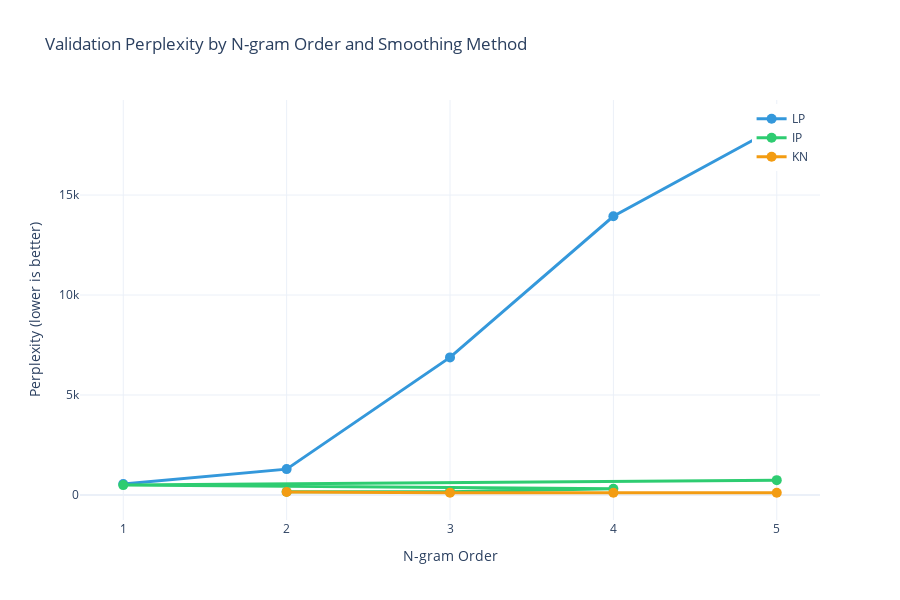

Notebook code cell kept with this figure:
### Markdown cell above
## 3. Perplexity Analysis with Visualizations

### Perplexity by N-gram Order

### Code cell
# perplexity by n-gram order for each smoothing method
fig = go.Figure()

colors = {'None': '#e74c3c', 'LP': '#3498db', 'IP': '#2ecc71', 'KN': '#f39c12'}

for smoothing in smoothing_methods:
    subset = df_results[df_results['smoothing'] == smoothing]
    if len(subset) > 0:
        fig.add_trace(go.Scatter(
            x=subset['n'],
            y=subset['val_perplexity'],
            mode='lines+markers',
            name=smoothing,
            line=dict(width=3, color=colors.get(smoothing, '#000000')),
            marker=dict(size=10)
        ))

fig.update_layout(
    title="Validation Perplexity by N-gram Order and Smoothing Method",
    xaxis_title="N-gram Order",
    yaxis_title="Perplexity (lower is better)",
    xaxis=dict(tickmode='linear', tick0=1, dtick=1),
    height=600,
    template="plotly_white",
    hovermode='x unified',
    legend=dict(
        yanchor="top",
        y=0.99,
        xanchor="right",
        x=0.99
    )
)

fig.show()

### Figure 1 — Plotly figure (JSON) as saved in the notebook; plotly's stock layout.template omitted (floating-point values rounded to 4 significant figures)
{"data": [{"line": {"color": "#3498db", "width": 3}, "marker": {"size": 10}, "mode": "lines+markers", "name": "LP", "x": [1, 2, 3, 4, 5], "y": [550.1, 1292.0, 6879.0, 13940.0, 18390.0], "type": "scatter"}, {"line": {"color": "#2ecc71", "width": 3}, "marker": {"size": 10}, "mode": "lines+markers", "name": "IP", "x": [2, 3, 4, 1, 5], "y": [161.9, 165.3, 309.9, 493.3, 740.5], "type": "scatter"}, {"line": {"color": "#f39c12", "width": 3}, "marker": {"size": 10}, "mode": "lines+markers", "name": "KN", "x": [4, 5, 3, 2], "y": [110.6, 112.5, 113.4, 149.0], "type": "scatter"}], "layout": {"xaxis": {"title": {"text": "N-gram Order"}, "tickmode": "linear", "tick0": 1, "dtick": 1}, "legend": {"yanchor": "top", "y": 0.99, "xanchor": "right", "x": 0.99}, "title": {"text": "Validation Perplexity by N-gram Order and Smoothing Method"}, "yaxis": {"title": {"text": "Perplexity (lower is better)"}}, "height": 600, "hovermode": "x unified"}}
